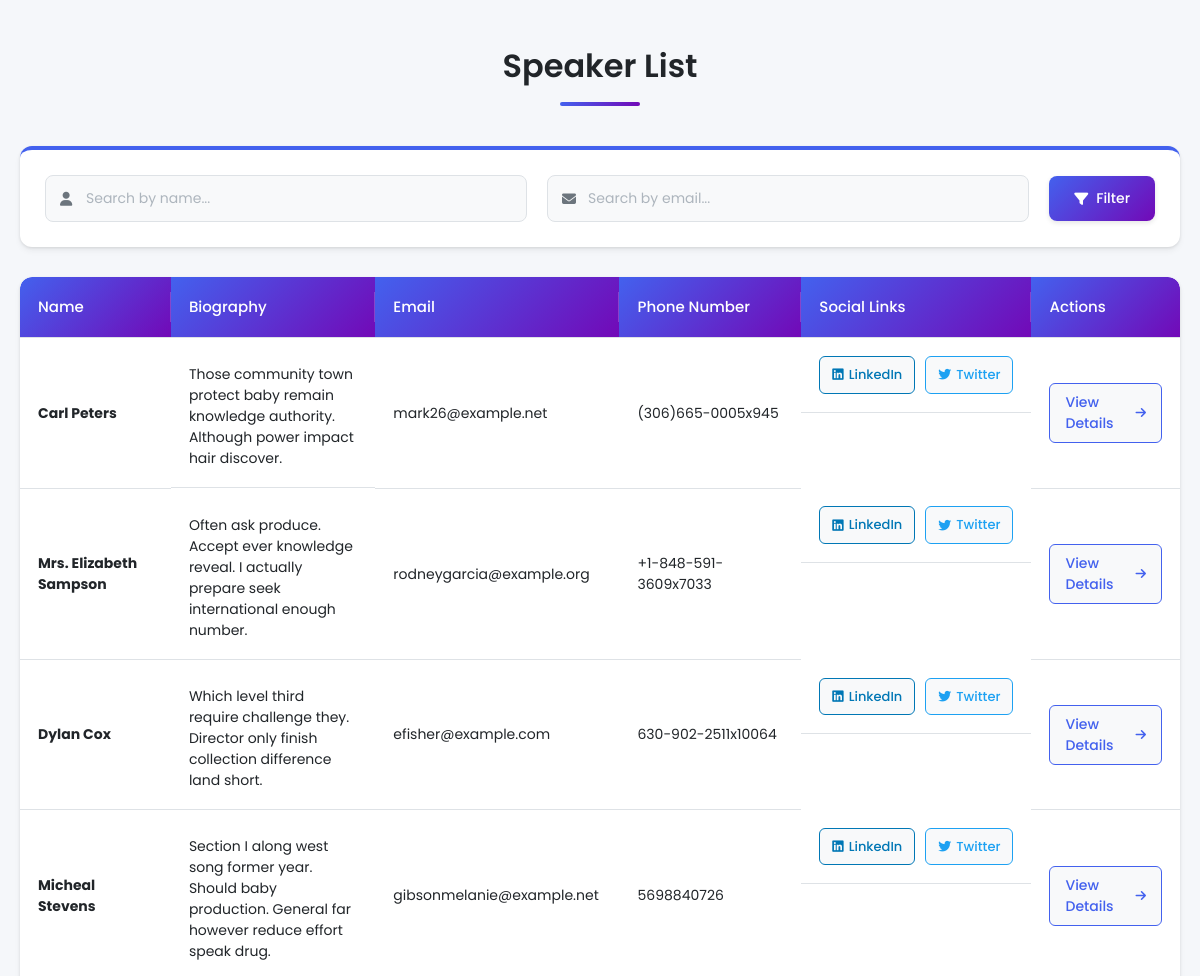
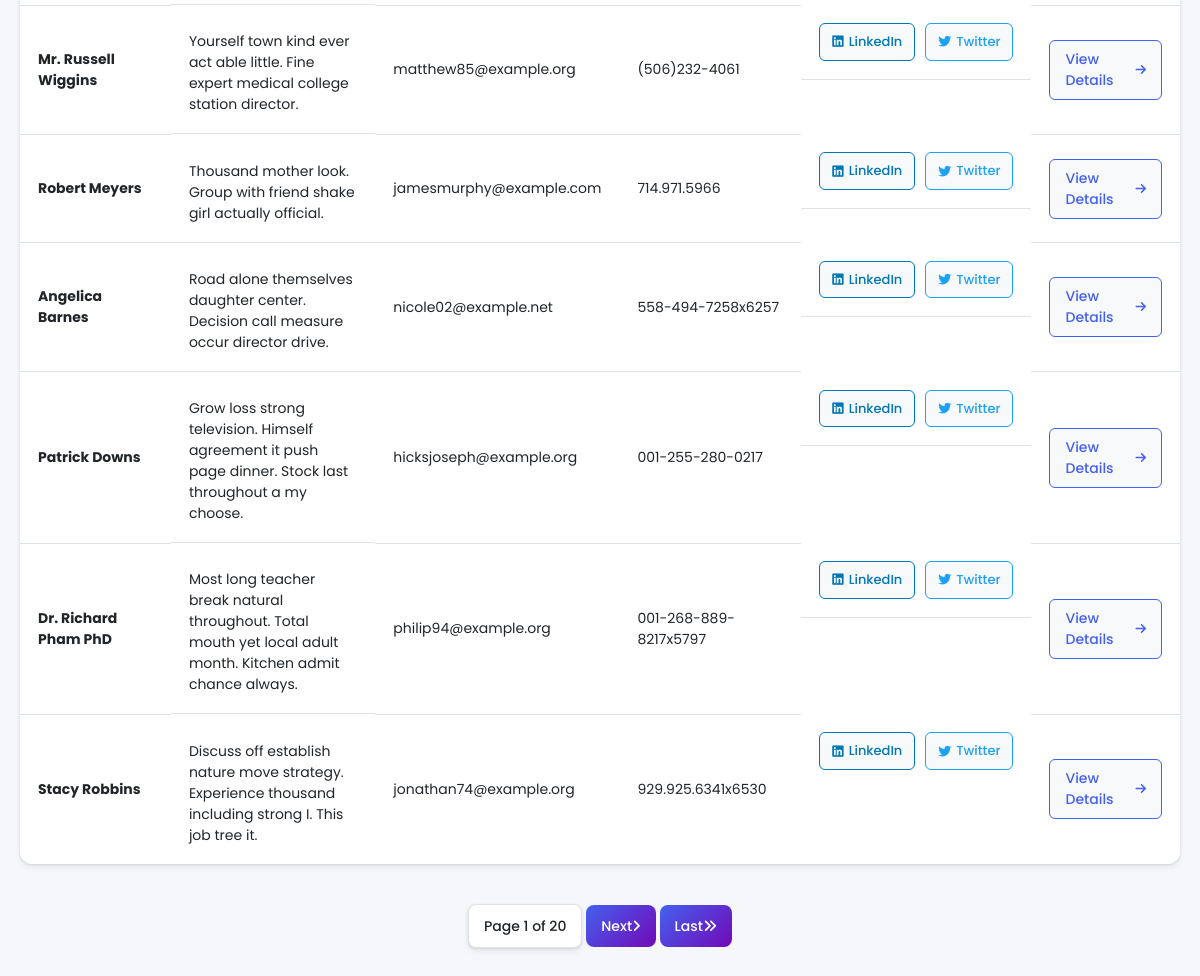
Before: /speakers/ with the older database file (2 pictures, top to bottom).
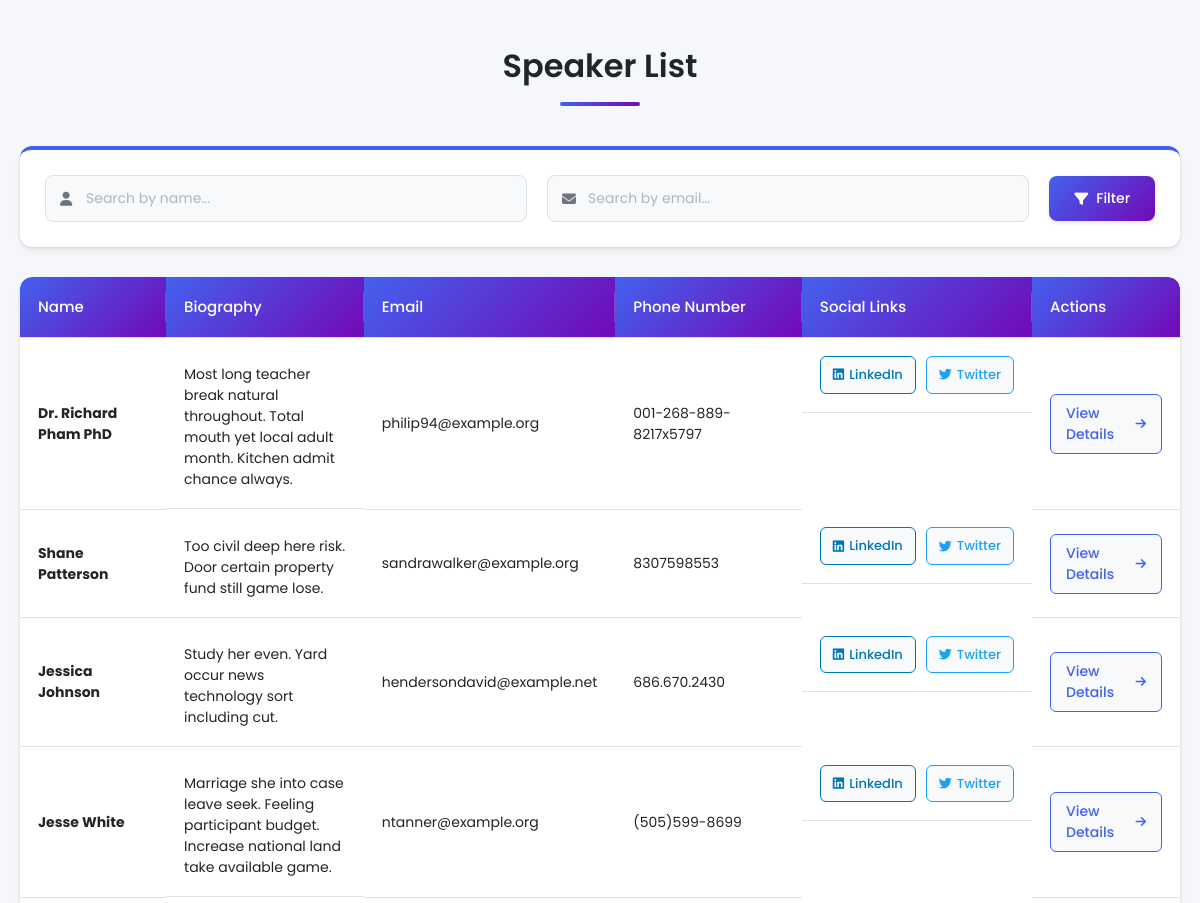
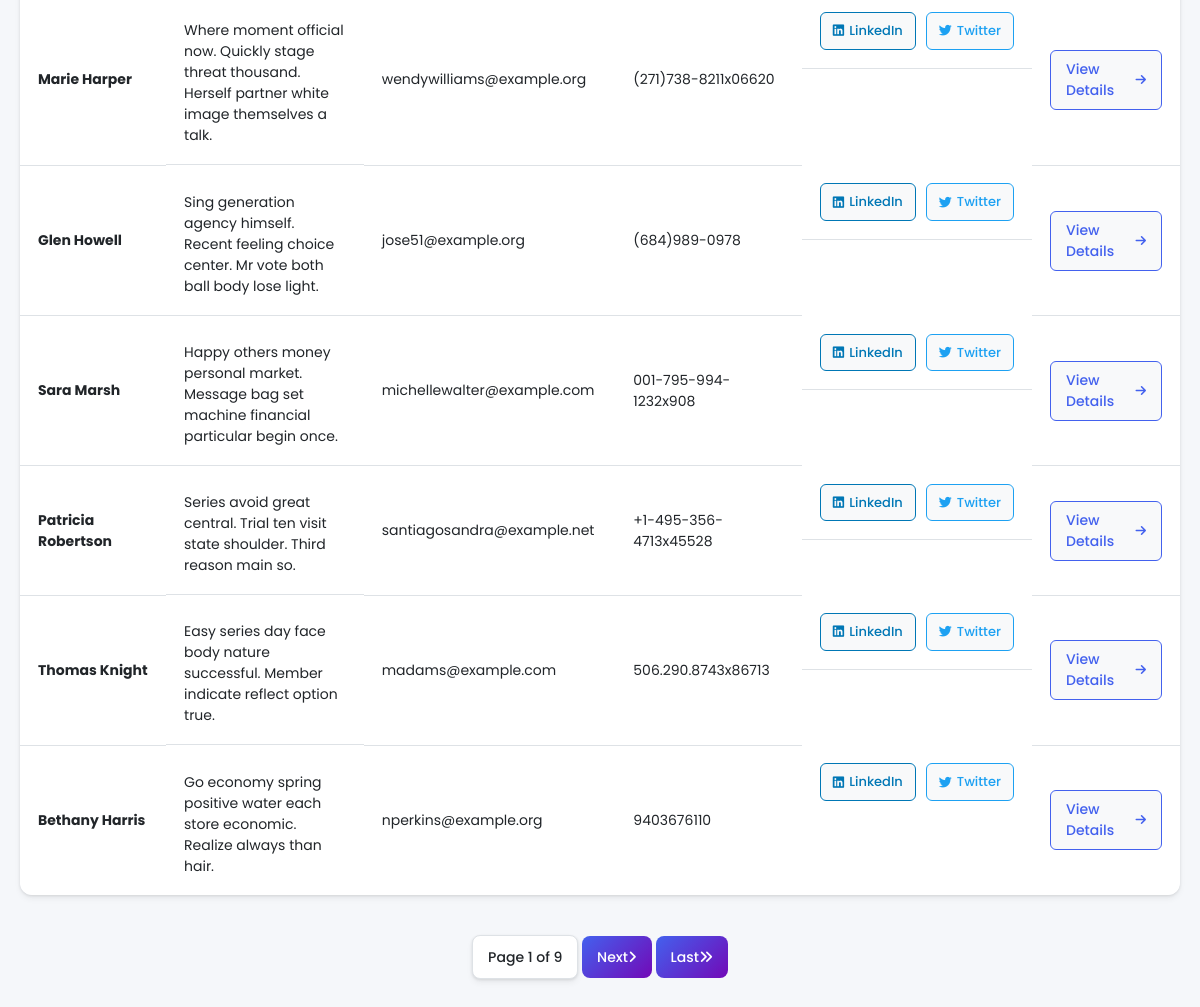
After: the same page with the newer database file (2 pictures, top to bottom).
### event_app/models.py (models this page shows, shortened)
class Speaker_management(models.Model):
    name = models.CharField(max_length=100)
    biography = models.TextField()
    photo = models.ImageField(upload_to='speakers/', blank=True, null=True)
    email = models.EmailField()
    phone_number = models.CharField(max_length=20)
    linkedin_link = models.URLField(blank=True)
    twitter_link = models.URLField(blank=True)

### event_app/views.py (the view)
# urls.py: path('speakers/', views.speaker_list, name='speaker_list'),
def speaker_list(request):
    speaker_list = Speaker_management.objects.all()
    paginator = Paginator(speaker_list, 10)  # Show 10 speakers per page
    page = request.GET.get('page')
    try:
        speakers = paginator.page(page)
    except PageNotAnInteger:
        speakers = paginator.page(1)
    except EmptyPage:
        speakers = paginator.page(paginator.num_pages)
    return render(request, 'speaker.html', {'speakers': speakers})

### event_app/templates/speaker.html (shortened to what this page needs)
<!DOCTYPE html>
<html lang="en">
<head>
    <link rel="stylesheet" href="https://cdnjs.cloudflare.com/ajax/libs/font-awesome/6.4.0/css/all.min.css">
</head>
<body>
    <div class="container">
        <h1>Speaker List</h1>
        <div class="filter-section">
            <form method="GET" class="filter-form">
                <div class="input-group">
                    <i class="fas fa-user input-icon"></i>
                    <input type="text" name="search" placeholder="Search by name..." class="filter-input" value="{{ request.GET.search }}">
                </div>
                <div class="input-group">
                    <i class="fas fa-envelope input-icon"></i>
                    <input type="text" name="email" placeholder="Search by email..." class="filter-input" value="{{ request.GET.email }}">
                </div>
                <button type="submit" class="filter-button">
                    <i class="fas fa-filter"></i>
                    Filter
                </button>
            </form>
        </div>
        <div class="table-container">
            <table>
                <thead>
                    <tr>
                        <th>Name</th>
                        <th>Biography</th>
                        <th>Email</th>
                        <th>Phone Number</th>
                        <th>Social Links</th>
                        <th>Actions</th>
                    </tr>
                </thead>
                <tbody>
                    {% for speaker in speakers %}
                        <tr>
                            <td><strong>{{ speaker.name }}</strong></td>
                            <td class="biography-text">{{ speaker.biography }}</td>
                            <td>{{ speaker.email }}</td>
                            <td>{{ speaker.phone_number }}</td>
                            <td class="speaker-links">
                                <a href="{{ speaker.linkedin_link }}" target="_blank" class="social-link linkedin">
                                    <i class="fab fa-linkedin"></i> LinkedIn
                                </a>
                                <a href="{{ speaker.twitter_link }}" target="_blank" class="social-link twitter">
                                    <i class="fab fa-twitter"></i> Twitter
                                </a>
                            </td>
                            <td>
                                <a href="details/{{ speaker.id }}" class="view-details">
                                    View Details <i class="fas fa-arrow-right"></i>
                                </a>
                            </td>
                        </tr>
                    {% endfor %}
                </tbody>
            </table>
        </div>
        <div class="pagination">
            <span class="step-links">
                <span class="current">
                    Page {{ speakers.number }} of {{ speakers.paginator.num_pages }}
                </span>
                {% if speakers.has_next %}
                    <a href="?page={{ speakers.next_page_number }}{% if request.GET.search %}&search={{ request.GET.search }}{% endif %}{% if request.GET.email %}&email={{ request.GET.email }}{% endif %}" class="pagination-link">
                        Next <i class="fas fa-angle-right"></i>
                    </a>
                    <a href="?page={{ speakers.paginator.num_pages }}{% if request.GET.search %}&search={{ request.GET.search }}{% endif %}{% if request.GET.email %}&email={{ request.GET.email }}{% endif %}" class="pagination-link">
                        Last <i class="fas fa-angle-double-right"></i>
                    </a>
                {% endif %}
            </span>
        </div>
    </div>
</body>
</html>

Changed rows visible on the page:
removed Speaker_management: name "Carl Peters", biography "Those community town protect baby remain knowledge authority. Although power impact hair discover.", email "mark26@example.net", phone_number "(306)665-0005x945"
removed Speaker_management: name "Mrs. Elizabeth Sampson", biography "Often ask produce. Accept ever knowledge reveal. I actually prepare seek international enough number.", email "rodneygarcia@example.org", phone_number "+1-848-591-3609x7033"
removed Speaker_management: name "Dylan Cox", biography "Which level third require challenge they. Director only finish collection difference land short.", email "efisher@example.com", phone_number "630-902-2511x10064"
removed Speaker_management: name "Micheal Stevens", biography "Section I along west song former year. Should baby production. General far however reduce effort speak drug.", email "gibsonmelanie@example.net", phone_number "5698840726"
removed Speaker_management: name "Mr. Russell Wiggins", biography "Yourself town kind ever act able little. Fine expert medical college station director.", email "matthew85@example.org", phone_number "(506)232-4061"
removed Speaker_management: name "Robert Meyers", biography "Thousand mother look. Group with friend shake girl actually official.", email "jamesmurphy@example.com", phone_number "714.971.5966"
removed Speaker_management: name "Angelica Barnes", biography "Road alone themselves daughter center. Decision call measure occur director drive.", email "nicole02@example.net", phone_number "558-494-7258x6257"
removed Speaker_management: name "Patrick Downs", biography "Grow loss strong television. Himself agreement it push page dinner. Stock last throughout a my choose.", email "hicksjoseph@example.org", phone_number "001-255-280-0217"
removed Speaker_management: name "Stacy Robbins", biography "Discuss off establish nature move strategy. Experience thousand including strong I. This job tree it.", email "jonathan74@example.org", phone_number "929.925.6341x6530"
now on this page (row unchanged): Speaker_management: name "Shane Patterson", biography "Too civil deep here risk. Door certain property fund still game lose.", email "sandrawalker@example.org", phone_number "8307598553"
now on this page (row unchanged): Speaker_management: name "Jessica Johnson", biography "Study her even. Yard occur news technology sort including cut.", email "hendersondavid@example.net", phone_number "686.670.2430"
now on this page (row unchanged): Speaker_management: name "Jesse White", biography "Marriage she into case leave seek. Feeling participant budget. Increase national land take available game.", email "ntanner@example.org", phone_number "(505)599-8699"
now on this page (row unchanged): Speaker_management: name "Marie Harper", biography "Where moment official now. Quickly stage threat thousand. Herself partner white image themselves a talk.", email "wendywilliams@example.org", phone_number "(271)738-8211x06620"
now on this page (row unchanged): Speaker_management: name "Glen Howell", biography "Sing generation agency himself. Recent feeling choice center. Mr vote both ball body lose light.", email "jose51@example.org", phone_number "(684)989-0978"
now on this page (row unchanged): Speaker_management: name "Sara Marsh", biography "Happy others money personal market. Message bag set machine financial particular begin once.", email "michellewalter@example.com", phone_number "001-795-994-1232x908"
now on this page (row unchanged): Speaker_management: name "Patricia Robertson", biography "Series avoid great central. Trial ten visit state shoulder. Third reason main so.", email "santiagosandra@example.net", phone_number "+1-495-356-4713x45528"
now on this page (row unchanged): Speaker_management: name "Thomas Knight", biography "Easy series day face body nature successful. Member indicate reflect option true.", email "madams@example.com", phone_number "506.290.8743x86713"
now on this page (row unchanged): Speaker_management: name "Bethany Harris", biography "Go economy spring positive water each store economic. Realize always than hair.", email "nperkins@example.org", phone_number "9403676110"
Other visible differences:
{{ speakers.paginator.num_pages }}: "20" → "9"
